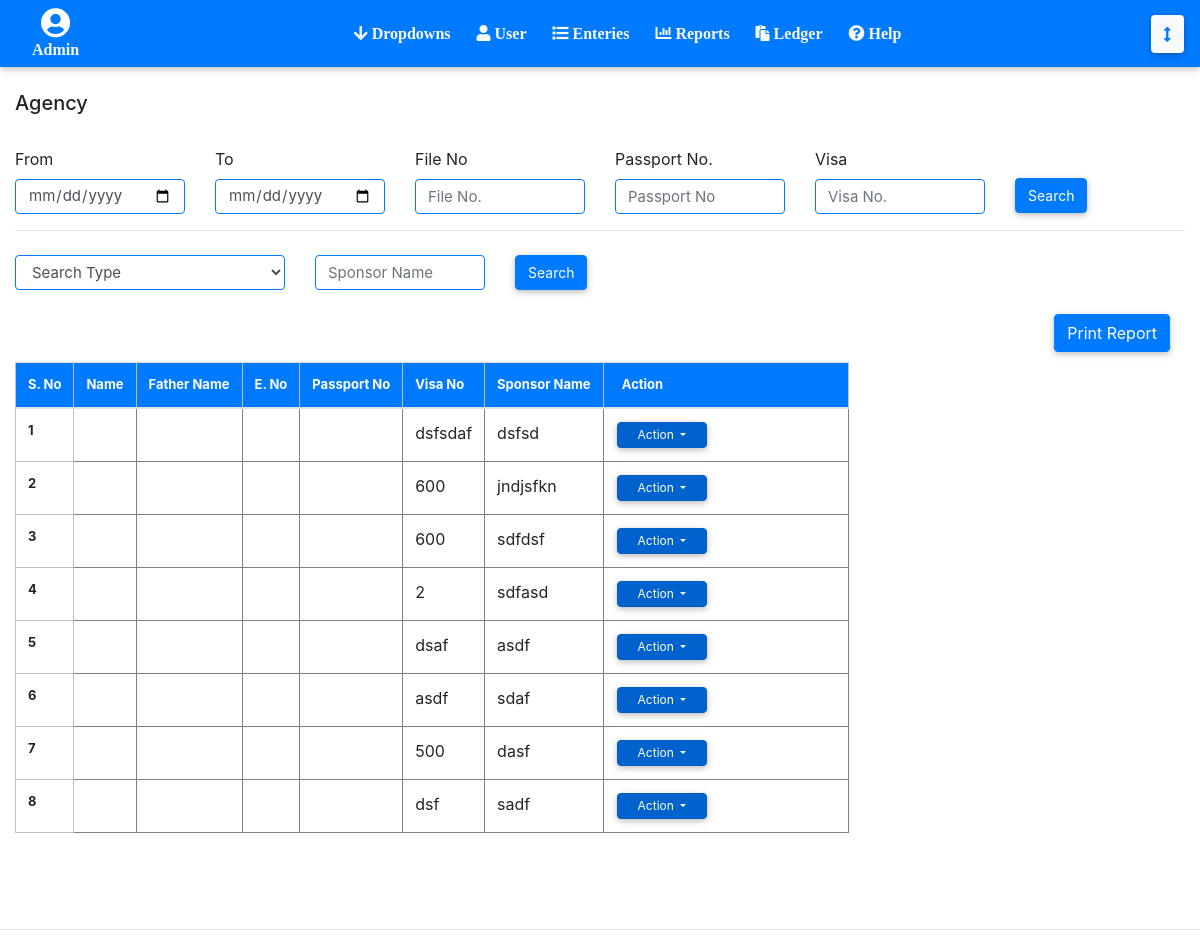
Before: /regent2/Regent-Reporrts.php with the older database file.
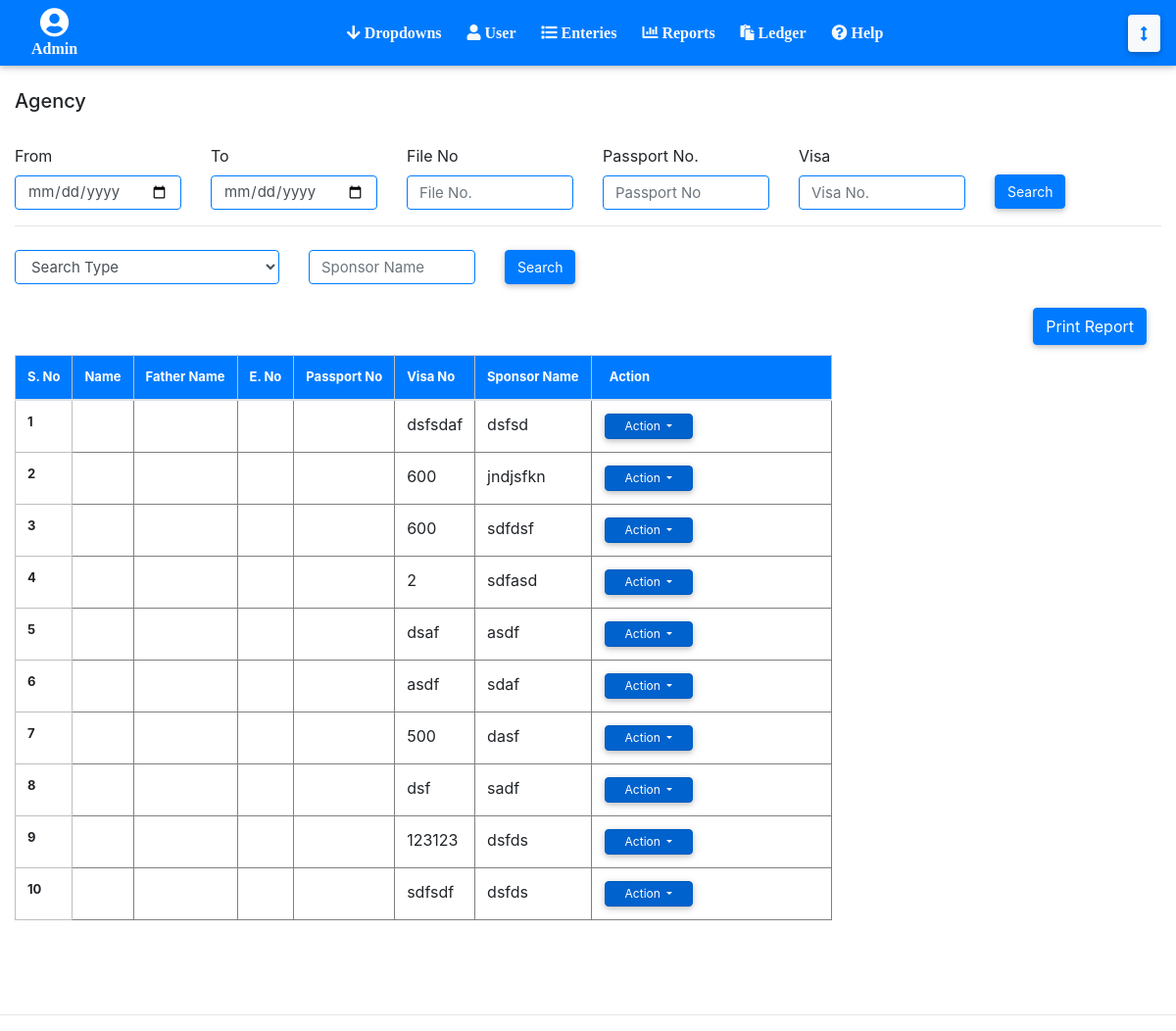
After: the same page with the newer database file.
### tables this page shows
CREATE TABLE `regents` (
  `regent_id` int(6) UNSIGNED NOT NULL,
  `user_id` int(11) NOT NULL,
  `visa_date` varchar(255) NOT NULL,
  `visa_file_no` varchar(255) NOT NULL,
  `visa_embassy_id` int(11) NOT NULL,
  `visa_quantity_no` float NOT NULL,
  `visa_sponsor_name` varchar(255) NOT NULL,
  `visa_permission_status_id` int(11) NOT NULL,
  `visa_profession_id` int(11) NOT NULL,
  `visa_contact_pak` varchar(30) NOT NULL,
  `visa_contact_saudia` varchar(30) NOT NULL,
  `visa_reg_date` varchar(30) NOT NULL,
  `visa_reg_no` varchar(255) DEFAULT NULL,
  `visa_no` varchar(255) NOT NULL,
  `visa_sponsor_address` text NOT NULL,
  `visa_co_agent_pak_id` int(11) NOT NULL,
  `visa_status_id` int(11) NOT NULL,
  `visa_price` double NOT NULL,
  `visa_sponsor_id` varchar(30) NOT NULL,
  `visa_date2` varchar(30) NOT NULL,
  `visa_agent_from_saudia_id` int(11) NOT NULL,
  `visa_remarks` text NOT NULL,
  `passenger_name` varchar(30) DEFAULT NULL,
  `passenger_name_urdu` varchar(30) DEFAULT NULL,
  `passenger_national_identity_no` varchar(30) DEFAULT NULL,
  `passenger_district_id` int(11) DEFAULT NULL,
  `passenger_father_name` varchar(30) DEFAULT NULL,
  `passenger_father_name_urdu` varchar(30) DEFAULT NULL,
  `passenger_medical_center_id` int(11) DEFAULT NULL,
  `passenger_qualification` varchar(30) DEFAULT NULL,
  `passenger_eno` varchar(30) DEFAULT NULL,
  `passenger_dob` varchar(30) DEFAULT NULL,
  `passenger_place_of_issue_id` int(11) DEFAULT NULL,
  `passenger_address` text DEFAULT NULL,
  `passenger_passport_no` varchar(30) DEFAULT NULL,
  `passenger_date_of_issue` varchar(30) DEFAULT NULL,
  `passenger_medical_status_id` int(11) DEFAULT NULL,
  `passenger_date_of_expiry` varchar(30) DEFAULT NULL,
  `passenger_place_of_birth_id` int(11) DEFAULT NULL,
  `passenger_country` varchar(30) DEFAULT NULL,
  `passenger_submit_date` varchar(30) DEFAULT NULL,
  `agreements_contract` varchar(30) DEFAULT NULL,
  `agreements_salary` double DEFAULT NULL,
  `agreements_permission_number` varchar(30) DEFAULT NULL,
  `agreements_permission_date` varchar(30) DEFAULT NULL,
  `nominee_full_name` varchar(30) DEFAULT NULL,
  `nominee_age` int(11) DEFAULT NULL,
  `nominee_relation` varchar(30) DEFAULT NULL,
  `nominee_cnic` varchar(30) DEFAULT NULL,
  `nominee_address` text DEFAULT NULL,
  `current_date_submission` varchar(255) DEFAULT NULL,
  `type` varchar(20) DEFAULT NULL
);

### regent2/Regent-Reporrts.php (the view, shortened to what this page needs)
<?php
include('connect.php');
include('header.php');
?>
<section class="container-fluid">
    <h5>Agency</h5>
    <br>
	<section class="row" style="align-items: center;">
		<section class="col-md-2">
			<span >From</span>
			<input type="date" class="form-control input-box" placeholder="Name" />
		</section>
		<section class="col-md-2">
			<span >To</span>
			<input type="date" class="form-control input-box" placeholder="Name" />
		</section>
		<section class="col-md-2">
			<span >File No</span>
			<input type="text" class="form-control input-box" placeholder="File No." />
		</section>
		<section class="col-md-2">
			<span >Passport No.</span>
			<input type="text" class="form-control input-box" placeholder="Passport No" />
		</section>
		<section class="col-md-2">
			<span >Visa</span>
			<input type="text" class="form-control input-box" placeholder="Visa No." />
		</section>
		<section class="col-md-2">
			<input type="button" class="btn-primary btn " style="position: relative; top: 15px; height: 35px; font-size: 14px;" value="Search" />
		</section>
	</section>
<hr>
<section class="row" style="align-items: center;">
	<section class="col-xl-3">
		<select class="form-control input-box" id="exampleFormControlSelect1">
			<option>Search Type</option>
		  </select>
	</section>
	<section class="col-md-2">
		<input type="text" class="form-control input-box" placeholder="Sponsor Name" />
	</section>
	<section class="col-md-2">
		<input type="button" class="btn-primary btn " style="position: relative; top: 4px; height: 35px; font-size: 14px;" value="Search" />
	</section>
</section>
	<br>
	<section class="container-fluid">
		<input type="button" class="btn-primary btn float-right " value="Print Report" />
	</section>
	<br><br>
            <table class="table table-responsive m-auto " style="padding-bottom: 80px;">
                <thead>
                    <tr>
                      	<th scope="col">S. No</th>
						<th scope="col">Name</th>
						<th scope="col">Father Name</th>
						<th scope="col">E. No</th>
						<th scope="col">Passport No</th>
						<th scope="col">Visa No</th>
						<th scope="col">Sponsor Name</th>
                      <th scope="col" ><span class="text-primary">_</span>Action<span class="text-primary">____________________________</span></th>
                    </tr>
                </thead>
                <tbody>
                	<?php
            		$query = mysqli_query($con, "select * from regents");
        			$count = 1;
                	while ($row = mysqli_fetch_array($query)) {
                		?>
							<tr>
								<th scope="row"><?php echo $count ?></th>
								<td><?php echo $row['passenger_name'] ?></td>
								<td><?php echo $row['passenger_father_name'] ?></td>
								<td><?php echo $row['passenger_eno'] ?></td>
								<td><?php echo $row['passenger_passport_no'] ?></td>
								<td><?php echo $row['visa_no'] ?></td>
								<td><?php echo $row['visa_sponsor_name'] ?></td>
						   		<td>
									<div class="dropdown show">
										<a class="btn btn-primary dropdown-toggle"  style="font-size: 12px !important; color: white; padding: 3px; margin: 1px; padding-left: 20px !important; padding-right: 20px !important;" href="#" role="button" id="dropdownMenuLink" data-toggle="dropdown" aria-haspopup="true" aria-expanded="false">
										  Action
										</a>
									</div>
				        			</td>
							</tr>
                		<?php
                		$count++;
                	}
                	?>
        		</tbody>
            </table>
</section>
<hr>
</body>
</html>

Changed rows visible on the page:
added regents: visa_no "123123", visa_sponsor_name "dsfds"
added regents: visa_no "sdfsdf", visa_sponsor_name "dsfds"
